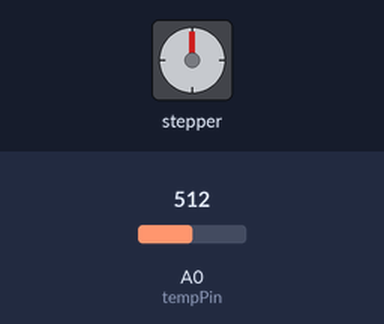
This sketch was run on a simulated Arduino Uno, built with avr-gcc and run on an emulated ATmega328P. Shown: stepper motor. Wiring (inferred from the names in the program): stepper motor driver (1600 steps per turn assumed): step pin 3; direction pin 2. Inputs (shaded band) come from the test bench; at power-on: A0 (tempPin) = 512. What the sketch prints to the serial monitor is not drawn.

Above: at 12.2 s.
12.3 s: A0 (tempPin) set to 348
24.0 s: A0 (tempPin) set to 322
Timing chart, 0 to 34.3 s (numbered marks = the images above; inputs shaded):
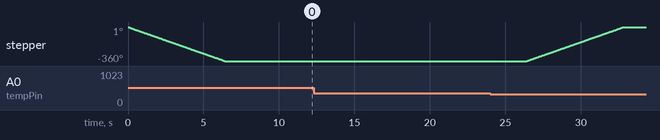

Measured:
- after the input at 12.3 s, every drawn part: stays the same
- after the input at 24.0 s, stepper: turns 360° clockwise in 6.4 s, starting after 2.4 s
- by itself, stepper: turns 360° counter-clockwise in 6.4 s

The sketch:

heladera.ino
```cpp
// Example sketch to control a stepper motor with A4988 stepper motor driver
// and Arduino without a library.
// More info: https://www.makerguides.com

// Define stepper motor connections and steps per revolution:
#define dirPin 2
#define stepPin 3
#define stepsPerRevolution 1600

const int tempPin = A0; // Pin donde se conecta el sensor de temperatura
const float referenceResistance = 5000.0; // Resistencia del sensor en 25°C (5k ohm)
const float betaCoefficient = 3950.0; // Coeficiente beta para el termistor
const float tempOffset = 273.15; // Offset para convertir a Kelvin
const float r0 = referenceResistance; // Resistencia a 25°C
const float t0 = 298.15; // 25°C en Kelvin

enum State { CLOSED, OPEN }; // Posibles estados de la compuerta
State currentState = CLOSED;  // Estado inicial de la compuerta

void setup() {
  // Declare pins as output:
  pinMode(stepPin, OUTPUT);
  pinMode(dirPin, OUTPUT);
  Serial.begin(9600); // Iniciar comunicación serial
}

void loop() {
  float temperature = readTemperature();
  Serial.print("Temperatura: ");
  Serial.print(temperature);
  Serial.println(" °C - ");

  if (temperature < 10.0 && currentState == OPEN) {
    // Cierra la compuerta
    Serial.println("Estado: Cerrando compuerta.");
    digitalWrite(dirPin, HIGH); // Cambiar dirección a cerrar
    moveStepper();
    currentState = CLOSED; // Actualiza el estado
    Serial.println("Estado: Comp puerta cerrada.");
  } else if (temperature >= 10.0 && currentState == CLOSED) {
    // Abre la compuerta
    Serial.println("Estado: Abriendo compuerta.");
    digitalWrite(dirPin, LOW); // Cambiar dirección a abrir
    moveStepper();
    currentState = OPEN; // Actualiza el estado
    Serial.println("Estado: Comp puerta abierta.");
  }

  delay(5000); // Espera 5 segundos antes de volver a leer
}

void moveStepper() {
  // Spin the stepper motor 1 revolución
  for (int i = 0; i < stepsPerRevolution; i++) {
    digitalWrite(stepPin, HIGH);
    delayMicroseconds(2000);
    digitalWrite(stepPin, LOW);
    delayMicroseconds(2000);
  }
}

float readTemperature() {
  int sensorValue = analogRead(tempPin);
  float resistance = (1023.0 / sensorValue - 1) * r0;
  float temperatureK = (1.0 / (log(resistance / r0) / betaCoefficient + 1 / t0));
  float temperatureC = temperatureK - tempOffset; // Convertir a Celsius
  return temperatureC;
}
```
